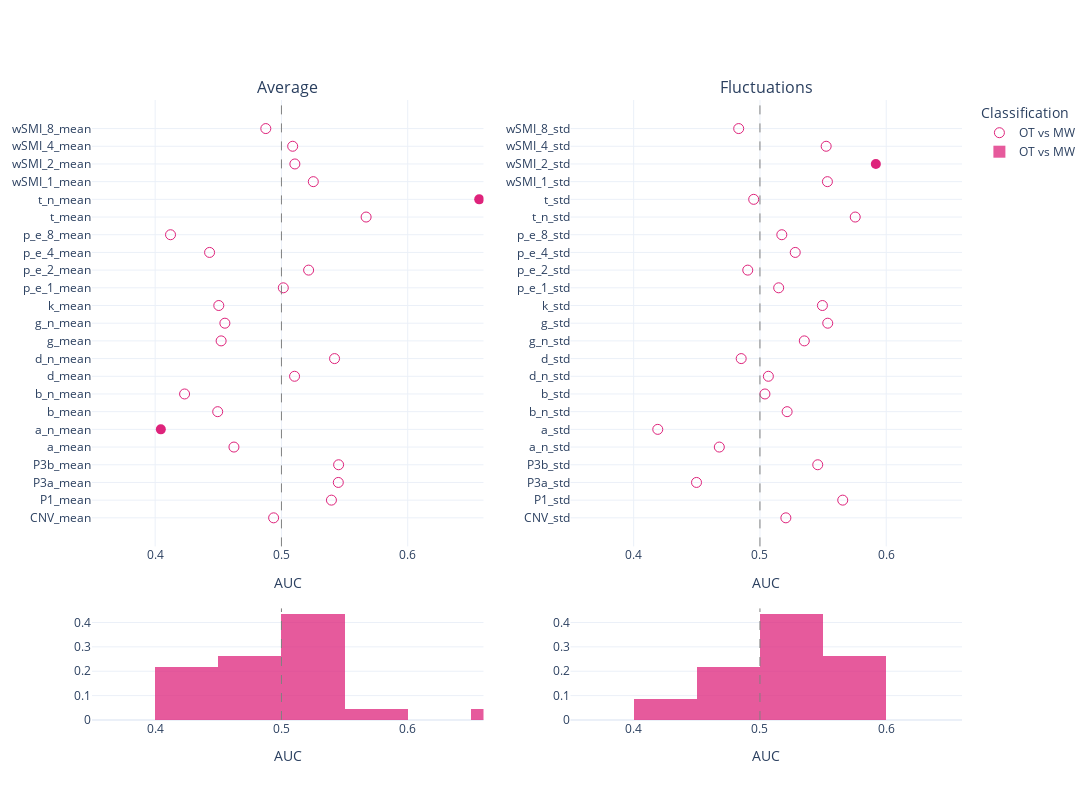

The cell this chart's notebook holds for it:
### Code cell
mind_average =aucs_mind[aucs_mind['markers'].str.contains("mean")]
mw_average =aucs_mw[aucs_mw['markers'].isin([i+'_mean' for i in markers])]

mind_fluctuations =aucs_mind[aucs_mind['markers'].str.contains("std")]
mw_fluctuations =aucs_mw[aucs_mw['markers'].isin([i+'_std' for i in markers])]

fig = make_subplots(rows=2, cols=2, 
                    subplot_titles = ['Average', 'Fluctuations'],
                    specs=[[{"type": "scatter"}, {"type": "scatter"}], [{"type": "histogram"}, {"type": "histogram"}]],
                       column_widths=[0.5, 0.5],
    row_heights=[0.8, 0.2],
                   vertical_spacing = 0.1)


fig.add_vline(x=0.5, line_width=1, line_dash="dash", line_color="grey", row = 1, col = 1)
fig.add_trace(go.Scatter(
    x=mind_average.AUC,
    y=mind_average['markers'],
    name='OT vs MW',
    legendgroup= 'group2',
    showlegend=True,
    mode = 'markers',
    marker = {'color':pink, 'size': 10},
    marker_symbol= mind_average.symbol.to_list()
))


fig.add_trace(go.Histogram(
    x=mind_average.AUC,histnorm='probability',
    marker = {'color':pink}, 
    name='OT vs MW',    legendgroup= 'group2',
    showlegend=True,
    autobinx = False,
),row = 2, col = 1)

fig.update_traces(opacity=0.75, row = 2, col=1)





fig.add_trace(go.Scatter(
    x=mind_fluctuations.AUC,
    y=mind_fluctuations['markers'],
    name='OT vs MW',    legendgroup= 'group2',
    showlegend=False,
    mode = 'markers',
    marker = {'color':pink, 'size': 10},
    marker_symbol= mind_fluctuations.symbol.to_list()
),
    row = 1, col = 2)

fig.add_vline(x=0.5, line_width=1, line_dash="dash", line_color="grey", row = 1, col = 1)
fig.add_vline(x=0.5, line_width=1, line_dash="dash", line_color="grey", row = 1, col = 2)



fig.add_trace(go.Histogram(
    x=mind_fluctuations.AUC,histnorm='probability',
    marker = {'color':pink}, 
    name='OT vs MW',    legendgroup= 'group2',
    showlegend=False,
    autobinx = False,
),row = 2, col = 2)

fig.update_traces(opacity=0.75, row = 2, col=2)
# Update xaxis properties
fig.update_xaxes(title_text="AUC", range=[.35, .66],row=1, col=1)
fig.update_xaxes(title_text="AUC", range=[.35,.66], row=1, col=2)
fig.update_xaxes(title_text="AUC", range=[.35, .66],row=2, col=2)
fig.update_xaxes(title_text="AUC", range=[.35, .66],row=2, col=1)
fig.add_vline(x=0.5, line_width=1, line_dash="dash", line_color="grey", row = 2, col = 1)
fig.add_vline(x=0.5, line_width=1, line_dash="dash", line_color="grey", row = 2, col = 2)


fig.update_layout(
#     title="AUC for all markers",
    legend_title="Classification",
    width=1200,
    height=800,    
    yaxis = {
            'showticklabels': True,
            'tickmode': 'linear',
        },
    barmode='overlay',
  showlegend=True,
    template = 'plotly_white'
)

fig.show()
pio.write_json(fig, 'Figs/scatter_average_fluctuations_otvsmw.plotly')

### Figure 1 — Plotly figure (JSON) as saved in the notebook; plotly's stock layout.template omitted (floating-point values rounded to 4 significant figures)
{"data": [{"legendgroup": "group2", "marker": {"color": "#DE237B", "size": 10, "symbol": ["circle-open", "circle-open", "circle-open", "circle-open", "circle-open", "circle", "circle-open", "circle-open", "circle-open", "circle-open", "circle-open", "circle-open", "circle-open", "circle-open", "circle-open", "circle-open", "circle-open", "circle-open", "circle", "circle-open", "circle-open", "circle-open", "circle-open"]}, "mode": "markers", "name": "OT vs MW", "showlegend": true, "type": "scatter", "x": [0.4938, 0.5396, 0.545, 0.5453, 0.4624, 0.4045, 0.4495, 0.4233, 0.5104, 0.5421, 0.4523, 0.4552, 0.4504, 0.5015, 0.5215, 0.4431, 0.4122, 0.567, 0.6566, 0.5252, 0.5106, 0.5089, 0.4876], "y": ["CNV_mean", "P1_mean", "P3a_mean", "P3b_mean", "a_mean", "a_n_mean", "b_mean", "b_n_mean", "d_mean", "d_n_mean", "g_mean", "g_n_mean", "k_mean", "p_e_1_mean", "p_e_2_mean", "p_e_4_mean", "p_e_8_mean", "t_mean", "t_n_mean", "wSMI_1_mean", "wSMI_2_mean", "wSMI_4_mean", "wSMI_8_mean"]}, {"histnorm": "probability", "legendgroup": "group2", "marker": {"color": "#DE237B"}, "name": "OT vs MW", "opacity": 0.75, "showlegend": true, "type": "histogram", "x": [0.4938, 0.5396, 0.545, 0.5453, 0.4624, 0.4045, 0.4495, 0.4233, 0.5104, 0.5421, 0.4523, 0.4552, 0.4504, 0.5015, 0.5215, 0.4431, 0.4122, 0.567, 0.6566, 0.5252, 0.5106, 0.5089, 0.4876], "xaxis": "x3", "xbins": {"end": 0.7, "size": 0.05, "start": 0.4}, "yaxis": "y3"}, {"legendgroup": "group2", "marker": {"color": "#DE237B", "size": 10, "symbol": ["circle-open", "circle-open", "circle-open", "circle-open", "circle-open", "circle-open", "circle-open", "circle-open", "circle-open", "circle-open", "circle-open", "circle-open", "circle-open", "circle-open", "circle-open", "circle-open", "circle-open", "circle-open", "circle-open", "circle-open", "circle", "circle-open", "circle-open"]}, "mode": "markers", "name": "OT vs MW", "showlegend": false, "type": "scatter", "x": [0.5205, 0.5656, 0.4498, 0.5458, 0.4678, 0.4191, 0.5215, 0.504, 0.5067, 0.4852, 0.5351, 0.5537, 0.5495, 0.5148, 0.4904, 0.528, 0.5173, 0.5755, 0.4951, 0.5534, 0.5918, 0.5524, 0.4832], "xaxis": "x2", "y": ["CNV_std", "P1_std", "P3a_std", "P3b_std", "a_n_std", "a_std", "b_n_std", "b_std", "d_n_std", "d_std", "g_n_std", "g_std", "k_std", "p_e_1_std", "p_e_2_std", "p_e_4_std", "p_e_8_std", "t_n_std", "t_std", "wSMI_1_std", "wSMI_2_std", "wSMI_4_std", "wSMI_8_std"], "yaxis": "y2"}, {"histnorm": "probability", "legendgroup": "group2", "marker": {"color": "#DE237B"}, "name": "OT vs MW", "opacity": 0.75, "showlegend": false, "type": "histogram", "x": [0.5205, 0.5656, 0.4498, 0.5458, 0.4678, 0.4191, 0.5215, 0.504, 0.5067, 0.4852, 0.5351, 0.5537, 0.5495, 0.5148, 0.4904, 0.528, 0.5173, 0.5755, 0.4951, 0.5534, 0.5918, 0.5524, 0.4832], "xaxis": "x4", "xbins": {"end": 0.6, "size": 0.05, "start": 0.4}, "yaxis": "y4"}], "layout": {"annotations": [{"font": {"size": 16}, "showarrow": false, "text": "Average", "x": 0.225, "xanchor": "center", "xref": "paper", "y": 1, "yanchor": "bottom", "yref": "paper"}, {"font": {"size": 16}, "showarrow": false, "text": "Fluctuations", "x": 0.775, "xanchor": "center", "xref": "paper", "y": 1, "yanchor": "bottom", "yref": "paper"}], "barmode": "overlay", "height": 800, "legend": {"title": {"text": "Classification"}}, "shapes": [{"line": {"color": "grey", "dash": "dash", "width": 1}, "type": "line", "x0": 0.5, "x1": 0.5, "xref": "x", "y0": 0, "y1": 1, "yref": "y domain"}, {"line": {"color": "grey", "dash": "dash", "width": 1}, "type": "line", "x0": 0.5, "x1": 0.5, "xref": "x2", "y0": 0, "y1": 1, "yref": "y2 domain"}, {"line": {"color": "grey", "dash": "dash", "width": 1}, "type": "line", "x0": 0.5, "x1": 0.5, "xref": "x3", "y0": 0, "y1": 1, "yref": "y3 domain"}, {"line": {"color": "grey", "dash": "dash", "width": 1}, "type": "line", "x0": 0.5, "x1": 0.5, "xref": "x4", "y0": 0, "y1": 1, "yref": "y4 domain"}], "showlegend": true, "width": 1200, "xaxis": {"anchor": "y", "domain": [0, 0.45], "range": [0.35, 0.66], "title": {"text": "AUC"}, "type": "linear"}, "xaxis2": {"anchor": "y2", "domain": [0.55, 1], "range": [0.35, 0.66], "title": {"text": "AUC"}, "type": "linear"}, "xaxis3": {"anchor": "y3", "domain": [0, 0.45], "range": [0.35, 0.66], "title": {"text": "AUC"}, "type": "linear"}, "xaxis4": {"anchor": "y4", "domain": [0.55, 1], "range": [0.35, 0.66], "title": {"text": "AUC"}, "type": "linear"}, "yaxis": {"anchor": "x", "autorange": true, "domain": [0.28, 1], "range": [-1.615, 23.61], "showticklabels": true, "tickmode": "linear", "type": "category"}, "yaxis2": {"anchor": "x2", "autorange": true, "domain": [0.28, 1], "range": [-1.615, 23.61], "type": "category"}, "yaxis3": {"anchor": "x3", "autorange": true, "domain": [0, 0.18], "range": [0, 0.4577]}, "yaxis4": {"anchor": "x4", "autorange": true, "domain": [0, 0.18], "range": [0, 0.4577]}}}
